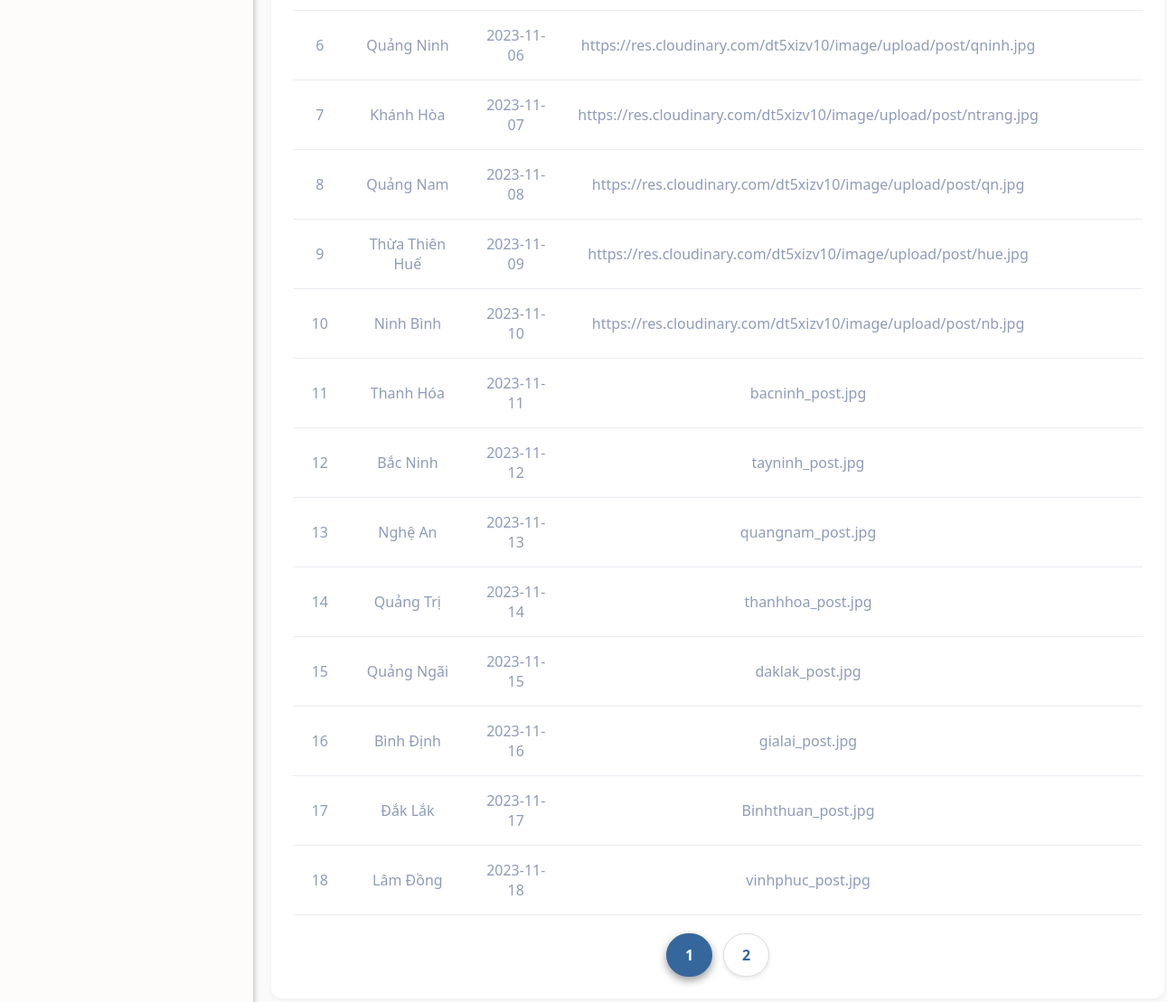
The app's page /src/Views/admin/post_management.php (lower part), older data.
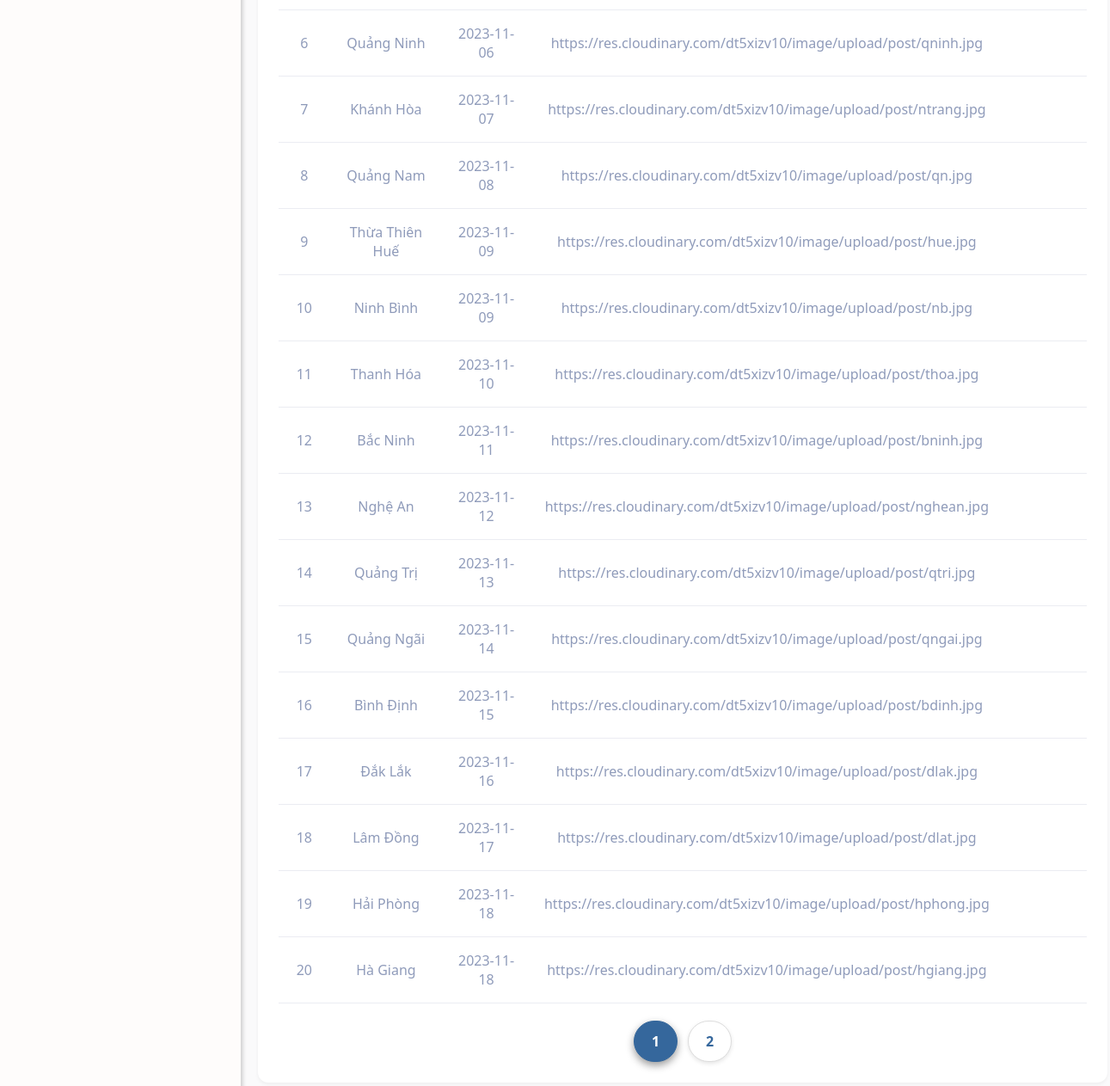
The same page, newer data.
### tables this page shows
CREATE TABLE post (
  postID INT AUTO_INCREMENT PRIMARY KEY,
  provinceID INT NOT NULL, 
  postCreateDate DATE NOT NULL,
  imgPostURL TEXT NOT NULL,
  status BOOLEAN NOT NULL DEFAULT TRUE,
  FOREIGN KEY (provinceID) REFERENCES province(provinceID)
);

CREATE TABLE province (
  provinceID INT AUTO_INCREMENT PRIMARY KEY,
  provinceName VARCHAR(50) NOT NULL UNIQUE,
  provinceRegion VARCHAR(20) NOT NULL,
  status BOOLEAN NOT NULL DEFAULT TRUE
);

### src/Controllers/adminController.php (called while the page is built, shortened)
<?php
include_once __DIR__ . "/../config/config.php";
class AdminController{
    private Config $conn;
    public function __construct(){
        $this->conn = new Config();
    }
    public function getAllPost() {
        $sql = "SELECT * FROM post";
        $get_query = mysqli_query($this->conn->connect(),$sql);
        return $get_query;
    }
    public function getPostOfPage($Start, $limit){
        $sql = "SELECT post.postID, post.postCreateDate, post.imgPostURL, province.provinceName, province.provinceID
                FROM post
                JOIN province ON post.provinceID = province.provinceID
                WHERE post.status = 1";
        $get_query = mysqli_query($this->conn->connect(),$sql);
        return $get_query;
    }
}
?>

### src/config/config.php (called while the page is built, shortened)
<?php
class Config {
    public function connect() {
        $hostname = "localhost";
        $username = "root";
        $password = "";
        $dbname = "vietnamtravel";
        $this->conn = mysqli_connect($hostname, $username, $password, $dbname) or die("Lỗi kết nối Database");
        return $this->conn;
    }
}

### src/Views/admin/post_management.php (the view, shortened to what this page needs)
<!DOCTYPE html>
<html lang="en">
<head>
    <link rel="stylesheet" href="../../../public/css/Admin/post_management.css">
    <link rel="stylesheet" href="../../../public/css/navbar.css">
    <link rel="stylesheet" href="../../../public/css/sidebar.css">
    <link href="https://cdnjs.cloudflare.com/ajax/libs/font-awesome/6.5.1/css/all.min.css" rel="stylesheet">
    <link rel="stylesheet" href="https://cdnjs.cloudflare.com/ajax/libs/font-awesome/4.7.0/css/font-awesome.min.css">
    <?php
        include_once "../../Controllers/adminController.php";
        $adcontroller = new AdminController();
        $post = $adcontroller->getAllPost();
        $limit= 10;
        $stt = 1;
        $CountData = mysqli_num_rows($post);
        $countPage = ceil($CountData/$limit);
        if (isset($_GET['page'])) {
            $page = $_GET['page'];
        } else {
            $page = 1;
        }
        $Start = ($page - 1) * $limit;
        $stt1 = $Start+1;
        $PostOfPage = $adcontroller->getPostOfPage($Start,$limit);
    ?>
</head>
<body>
    <div class="main-content">
        <div class="post-management">
            <div class="table-wrapper" >
            <table style="width: 100%; border-collapse: collapse;">
            <tbody id="post-table-body">
                <?php
                if (mysqli_num_rows($PostOfPage) > 0) {
                    while ($post = mysqli_fetch_array($PostOfPage)) {
                        ?>
                        <tr onclick="toggleDestinations(<?php echo $stt ?>)">
                            <td><?php echo $stt1++; $stt++ ?></td>
                            <td><?php echo $post['provinceName'] ?? 'Lỗi Hiển Thị' ?></td>
                            <td><?php echo $post['postCreateDate'] ?? 'Lỗi Hiển Thị' ?></td>
                            <td><?php echo $post['imgPostURL'] ?? 'Lỗi Hiển Thị' ?></td>
                            <td class="action-btn-frame">
                            <button onclick="editpost(<?php echo $post['postID'] ?>)" class="action-btn edit">
                                </button>
                                <button class="action-btn delete" id="delete-btn-<?php echo $post['postID']; ?>">
                                </button>
                            </td>
                        </tr>
                            <?php
                    }
                }
                else{
                    echo "Không Lấy được dữ liệu";
                }
                ?>
            </tbody>
        </table>
        <div class="pagination">
            <?php
                for ($i = 1; $i <= $countPage; $i++) {
                    $activeClass = ($i == $page) ? 'active' : '';
                    echo "<a class='page-btn $activeClass' href='?page=$i'>$i</a>";
                }
            ?>
        </div>
            </div>
        </div>
    </div>
</body>
</html>

### public/css/Admin/post_management.css (style rules this page uses)
body { font-family: system-ui, -apple-system, BlinkMacSystemFont, 'Segoe UI', Roboto, Oxygen, Ubuntu, Cantarell, 'Open Sans', 'Helvetica Neue', sans-serif; margin: 0; padding: 0; background-color: #f6f9ff; overflow-x: hidden; }
.main-content { margin-left: 280px; padding: 20px; background-color: #FAFAFB; min-height: 100vh; width: calc(100% - 280px); }
.post-management { background-color: white; width: 93%; border-radius: 12px; padding: 24px; box-shadow: 0 2px 4px rgba(0, 0, 0, 0.05); }
.table-wrapper { background: white; border-radius: 12px; width: 100%; }
table { width: 100%; border-collapse: separate; border-spacing: 0; }
tbody tr { transition: all 0.2s ease; }
td:last-child { gap: 8px; }
.action-btn-frame { margin-left: 50px; }
.pagination { display: flex; justify-content: center; align-items: center; gap: 12px; margin-top: 20px; }
.page-btn { background-color: #ffffff; border: 1px solid #ddd; padding: 12px 20px; border-radius: 25px; cursor: pointer; font-weight: bold; color: #35679C; transition: background-color 0.3s ease, color 0.3s ease; font-size: 16px; box-shadow: 0 2px 5px rgba(0, 0, 0, 0.1); text-decoration-line: none; }
.page-btn.active { background-color: #35679C; color: white; border-color: #35679C; box-shadow: 0 4px 10px rgba(0, 0, 0, 0.4); }

Row changes from the older to the newer data that the page shows:
changed post "https://res.cloudinary.com/dt5xizv10/image/upload/post/nb.jpg": postCreateDate "2023-11-10" → "2023-11-09"
changed post "Thanh Hóa": postCreateDate "2023-11-11" → "2023-11-10"; imgPostURL "bacninh_post.jpg" → "https://res.cloudinary.com/dt5xizv10/image/upload/post/thoa.jpg"
changed post "Bắc Ninh": postCreateDate "2023-11-12" → "2023-11-11"; imgPostURL "tayninh_post.jpg" → "https://res.cloudinary.com/dt5xizv10/image/upload/post/bninh.jpg"
changed post "Nghệ An": postCreateDate "2023-11-13" → "2023-11-12"; imgPostURL "quangnam_post.jpg" → "https://res.cloudinary.com/dt5xizv10/image/upload/post/nghean.jpg"
changed post "Quảng Trị": postCreateDate "2023-11-14" → "2023-11-13"; imgPostURL "thanhhoa_post.jpg" → "https://res.cloudinary.com/dt5xizv10/image/upload/post/qtri.jpg"
changed post "Quảng Ngãi": postCreateDate "2023-11-15" → "2023-11-14"; imgPostURL "daklak_post.jpg" → "https://res.cloudinary.com/dt5xizv10/image/upload/post/qngai.jpg"
changed post "Bình Định": postCreateDate "2023-11-16" → "2023-11-15"; imgPostURL "gialai_post.jpg" → "https://res.cloudinary.com/dt5xizv10/image/upload/post/bdinh.jpg"
changed post "Đắk Lắk": postCreateDate "2023-11-17" → "2023-11-16"; imgPostURL "Binhthuan_post.jpg" → "https://res.cloudinary.com/dt5xizv10/image/upload/post/dlak.jpg"
changed post "Lâm Đồng": postCreateDate "2023-11-18" → "2023-11-17"; imgPostURL "vinhphuc_post.jpg" → "https://res.cloudinary.com/dt5xizv10/image/upload/post/dlat.jpg"
added post: provinceID.provinceName "Hải Phòng", postCreateDate "2023-11-18", imgPostURL "https://res.cloudinary.com/dt5xizv10/image/upload/post/hphong.jpg"
added post: provinceID.provinceName "Hà Giang", postCreateDate "2023-11-18", imgPostURL "https://res.cloudinary.com/dt5xizv10/image/upload/post/hgiang.jpg"
